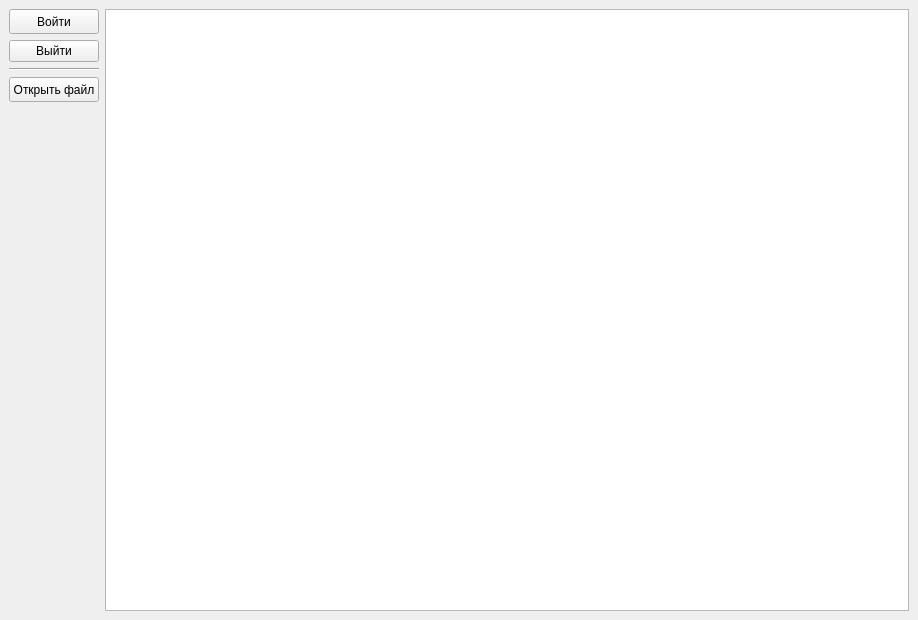
<?xml version="1.0" encoding="UTF-8"?>
<ui version="4.0">
 <class>MainWindow</class>
 <widget class="QMainWindow" name="MainWindow">
  <property name="geometry">
   <rect>
    <x>0</x>
    <y>0</y>
    <width>918</width>
    <height>620</height>
   </rect>
  </property>
  <property name="windowTitle">
   <string>MainWindow</string>
  </property>
  <widget class="QWidget" name="centralwidget">
   <property name="maximumSize">
    <size>
     <width>16777215</width>
     <height>16777215</height>
    </size>
   </property>
   <layout class="QHBoxLayout" name="horizontalLayout">
    <item>
     <layout class="QVBoxLayout" name="verticalLayout">
      <item>
       <widget class="QPushButton" name="authButton">
        <property name="sizePolicy">
         <sizepolicy hsizetype="Fixed" vsizetype="Fixed">
          <horstretch>0</horstretch>
          <verstretch>0</verstretch>
         </sizepolicy>
        </property>
        <property name="minimumSize">
         <size>
          <width>90</width>
          <height>25</height>
         </size>
        </property>
        <property name="maximumSize">
         <size>
          <width>90</width>
          <height>25</height>
         </size>
        </property>
        <property name="text">
         <string>Войти</string>
        </property>
       </widget>
      </item>
      <item>
       <widget class="QPushButton" name="exitButton">
        <property name="text">
         <string>Выйти</string>
        </property>
       </widget>
      </item>
      <item>
       <widget class="Line" name="line">
        <property name="orientation">
         <enum>Qt::Horizontal</enum>
        </property>
       </widget>
      </item>
      <item>
       <widget class="QPushButton" name="openFileButton">
        <property name="sizePolicy">
         <sizepolicy hsizetype="Fixed" vsizetype="Fixed">
          <horstretch>0</horstretch>
          <verstretch>0</verstretch>
         </sizepolicy>
        </property>
        <property name="minimumSize">
         <size>
          <width>90</width>
          <height>25</height>
         </size>
        </property>
        <property name="maximumSize">
         <size>
          <width>90</width>
          <height>25</height>
         </size>
        </property>
        <property name="text">
         <string>Открыть файл</string>
        </property>
       </widget>
      </item>
      <item>
       <spacer name="verticalSpacer">
        <property name="orientation">
         <enum>Qt::Vertical</enum>
        </property>
        <property name="sizeHint" stdset="0">
         <size>
          <width>20</width>
          <height>40</height>
         </size>
        </property>
       </spacer>
      </item>
     </layout>
    </item>
    <item>
     <layout class="QVBoxLayout" name="verticalLayout_2">
      <item>
       <widget class="QTableView" name="tableView">
        <property name="sizePolicy">
         <sizepolicy hsizetype="Expanding" vsizetype="Expanding">
          <horstretch>0</horstretch>
          <verstretch>0</verstretch>
         </sizepolicy>
        </property>
        <property name="minimumSize">
         <size>
          <width>800</width>
          <height>600</height>
         </size>
        </property>
        <property name="sortingEnabled">
         <bool>true</bool>
        </property>
        <attribute name="horizontalHeaderCascadingSectionResizes">
         <bool>false</bool>
        </attribute>
        <attribute name="horizontalHeaderStretchLastSection">
         <bool>false</bool>
        </attribute>
       </widget>
      </item>
     </layout>
    </item>
   </layout>
  </widget>
 </widget>
 <resources/>
 <connections/>
</ui>
